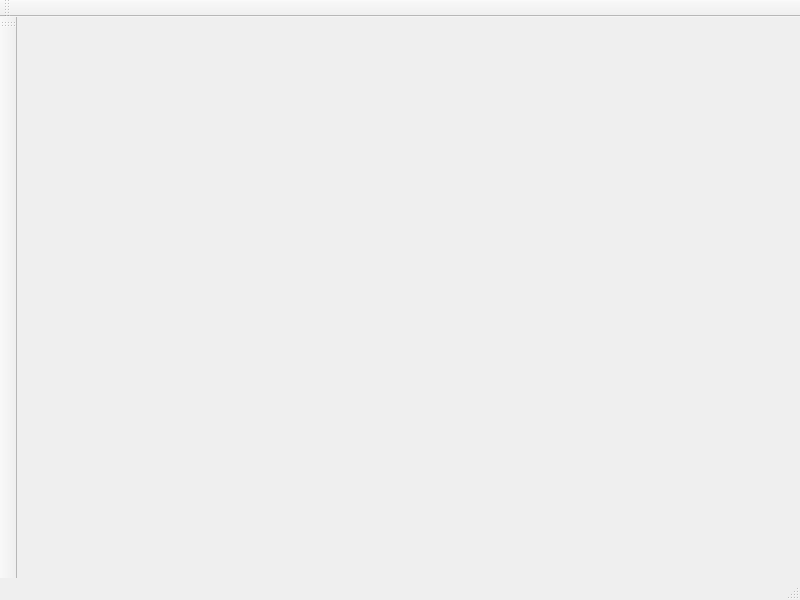
<?xml version="1.0" encoding="UTF-8"?>
<ui version="4.0">
 <class>MainWindow</class>
 <widget class="QMainWindow" name="MainWindow">
  <property name="geometry">
   <rect>
    <x>0</x>
    <y>0</y>
    <width>800</width>
    <height>600</height>
   </rect>
  </property>
  <property name="windowTitle">
   <string>MainWindow</string>
  </property>
  <widget class="QWidget" name="centralwidget"/>
  <widget class="QMenuBar" name="menubar">
   <property name="geometry">
    <rect>
     <x>0</x>
     <y>0</y>
     <width>800</width>
     <height>23</height>
    </rect>
   </property>
  </widget>
  <widget class="QStatusBar" name="statusbar"/>
  <widget class="QToolBar" name="toolBar">
   <property name="windowTitle">
    <string>toolBar</string>
   </property>
   <attribute name="toolBarArea">
    <enum>LeftToolBarArea</enum>
   </attribute>
   <attribute name="toolBarBreak">
    <bool>false</bool>
   </attribute>
  </widget>
  <widget class="QToolBar" name="toolBar_2">
   <property name="windowTitle">
    <string>toolBar_2</string>
   </property>
   <attribute name="toolBarArea">
    <enum>TopToolBarArea</enum>
   </attribute>
   <attribute name="toolBarBreak">
    <bool>false</bool>
   </attribute>
  </widget>
 </widget>
 <resources/>
 <connections/>
</ui>
